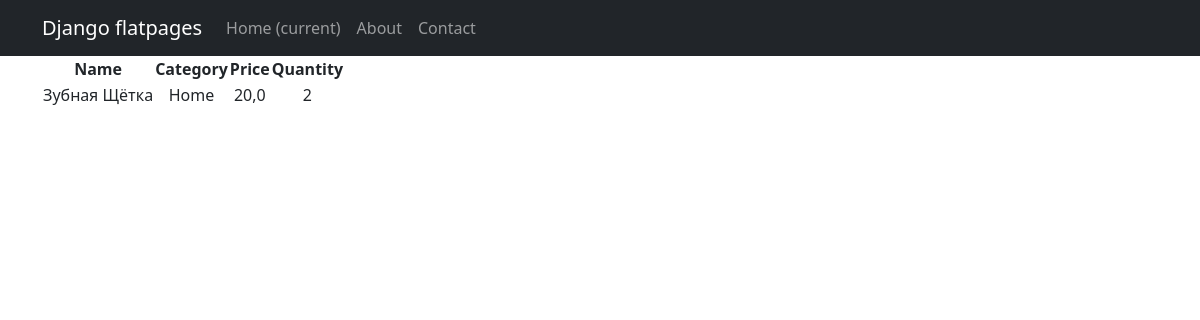
The app's page /products/2 with its own data.
### simpleapp/models.py (models this page shows, shortened)
class Product(models.Model):
    name = models.CharField(max_length=200)
    price = models.FloatField(validators=[MinValueValidator(0.0, 'Price should be >= 0.0')])
    quantity = models.IntegerField(validators=[MinValueValidator(0, 'Quantity should be >= 0')])
    category = models.ForeignKey('Category', on_delete=models.CASCADE)

class Category(models.Model):
    name = models.CharField(max_length=200)

### simpleapp/views.py (the view)
# urls.py: path('<int:pk>', (ProductDetailView.as_view()), name='product_detail'), #cache_page(100) # pk — это первичный ключ товара, который будет выводиться у нас в шаблон
class ProductDetailView(DetailView):
    model = Product
    template_name = 'simpleapp/product_detail.html'
    context_object_name = 'product'

### templates/simpleapp/product_detail.html (shortened to what this page needs)
{% extends 'flatpages/default.html' %}
{% block content %}
<table>
    <thead>
        <th>
            Name
        </th>
        <th>
            Category
        </th>
        <th>
            Price
        </th>
        <th>
            Quantity
        </th>
    </thead>
    <tr>
        <td>
            {{ product.name|title }}
        </td>
        <td>
            {{ product.category.name|title }}
        </td>
        <td>
            {{ product.price }}
        </td>
        <td>
            {{ product.quantity }}
        </td>
    </tr>
</table>
{% endblock content %}

### records on screen
Product: name "Зубная Щётка", category.name "Home", price "20,0", quantity "2"
